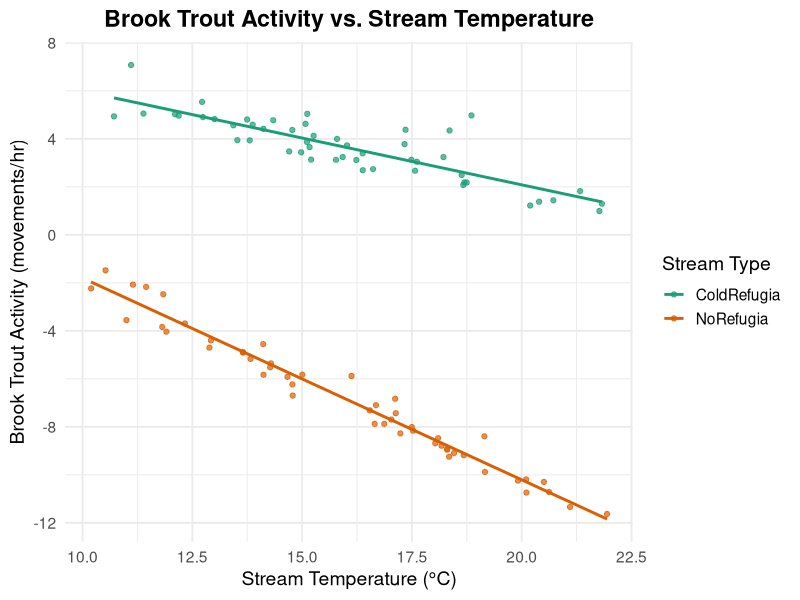

This chart was generated by the following R code:
###################
### Homework 14 ###
###################

# Group members: Keeley Kuru
# Date: 12/2/25

# From Homework 11:

# == Working with partner's data: Lonnie's Brook Trout Activity Data == #

# from Lonnie: #In this simulated dataset, brook trout activity (movements/hr) declines as stream temperature increases. 
#               Streams with cold-water refugia have higher baseline activity and a weaker decline in activity with increasing temperature compared to streams without refugia. 
#               The ANCOVA model tests whether the slopes of activity–temperature relationships differ between the two stream types, 
#               answering this ecological question: Do brook trout with cold-water refugia maintain higher activity levels as temperatures rise compared to those without refugia?

# Load tidyverse
library(tidyverse)

# Load the data Lonnie shared
lonnie_data <- read.csv("brook_trout_activity.csv")

# Inspect the data
head(lonnie_data)
str(lonnie_data)

# Full model with interaction
full_model <- lm(activity ~ temp * group, data = lonnie_data)
summary(full_model)

# Reduced model without interaction
no_interaction <- lm(activity ~ temp + group, data = lonnie_data)
summary(no_interaction)

# Plot the data and model fits
ggplot(lonnie_data, aes(x = temp, y = activity, color = group)) +
  geom_point(alpha = 0.7) +
  geom_smooth(method = "lm", se = FALSE, linewidth = 1) +
  scale_color_manual(values = c("#1b9e77", "#d95f02")) +
  labs(
    title = "Brook Trout Activity vs. Stream Temperature",
    x = "Stream Temperature (°C)",
    y = "Brook Trout Activity (movements/hr)",
    color = "Stream Type"
  ) +
  theme_minimal(base_size = 14) +
  theme(
    plot.title = element_text(face = "bold", hjust = 0.5),
    plot.subtitle = element_text(hjust = 0.5)
  )

# Compare models using ANOVA
anova(no_interaction, full_model)
# -> If the interaction is significant (p < 0.05), it means the relationship between temperature and activity differs by group. 
# -> If not significant, we would drop the interaction and use the simpler model.
# -> In this case, we see that the interaction is significant, indicating that the slopes differ between groups.


# -- Objective 1 for Homework 14 -- #
# 1a. Exchange data with partner (from Homework 11)

# 1b. Fit two alternative models to the data given to you:
#  - The full model (both X variables and their interaction) and
#  - A reduced model with no interaction term. 
# Full model (with interaction)
full_model <- lm(activity ~ temp * group, data = lonnie_data)

# Reduced model (no interaction)
no_interaction <- lm(activity ~ temp + group, data = lonnie_data)

# 1c. Calculate the negative log-likelihood (NLL) for both models.
NLL_full <- -as.numeric(logLik(full_model))
NLL_reduced <- -as.numeric(logLik(no_interaction))

NLL_full
NLL_reduced

# 1d. Compare the two models using likelihood ratio test (lmtest::lrtest) to see whether the NLL of
#    the full model is sufficiently lower to justify the additional parameter. 
library(lmtest)
lrtest(no_interaction, full_model)
# -> If the p-value is less than 0.05, we reject the null hypothesis that the reduced model is sufficient,
#    indicating that the full model with interaction provides a significantly better fit to the data.
# -> In this case, we see that the p-value is less than 0.05, indicating that the full model is justified.

# Which model is preferred and what does that mean ecologically?
# -> The preferred model is the full model with interaction, suggesting that brook trout activity responds differently 
# to temperature depending on whether the stream has cold-water refugia or not.

# How does your answer compare to the result you obtained when doing backward model selection?
# -> The result is consistent with backward model selection, which also indicated that the interaction term was significant

# -- Objective 2 for Homework 14 -- #
# 2a. Develop an AIC table (in a data frame) to compare the following models:
# Candidate models
m_full <- lm(activity ~ temp * group, data = lonnie_data)       # full model (interaction)
m_main <- lm(activity ~ temp + group, data = lonnie_data)       # main effects only
m_temp <- lm(activity ~ temp, data = lonnie_data)               # single predictor: temp
m_group <- lm(activity ~ group, data = lonnie_data)             # single predictor: group
m_intercept <- lm(activity ~ 1, data = lonnie_data)             # intercept-only (null model)

# Create the AIC table
aic_table <- data.frame(
  Model = c("Full (temp * group)",
            "Main effects (temp + group)",
            "Temp only",
            "Group only",
            "Intercept-only"),
  AIC = c(AIC(m_full),
          AIC(m_main),
          AIC(m_temp),
          AIC(m_group),
          AIC(m_intercept))
)

# Sort table so the best (lowest AIC) is first
aic_table <- aic_table %>% arrange(AIC)
aic_table

# 2b. The full model (with the temperature × refugia interaction) has the lowest AIC value, 
#   more than 80 AIC units better than the next-best model. Because ΔAIC ≫ 2 for all other models, 
#   the full model is overwhelmingly supported. This indicates that including the interaction term provides
#   much better explanatory power and is necessary to describe the data.
# Ecologically: Cold-water refugia alter how activity declines with warming, allowing brook trout to maintain higher
# rates under thermal stress. Ecologically, this suggests that refugia are a critical habitat feature that may enhance resilience to climate change.